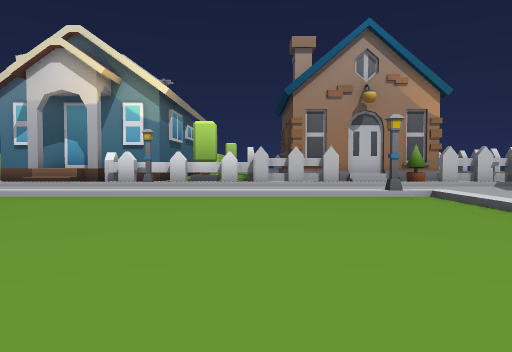
View 1 (above)

20 first-person views from a walk through a Unity game level. The camera is 1.3 m above the floor, tilts 2° down and sees 70° across. The floor is counted in squares, 2 m on a side. Each view is taken from the middle of a square. On the plan, view 1 faces up. The plan holds only what a view shows up to about 11 squares ahead; the rest is blank. The place goes on beyond the plan. The player is left out.

View 2
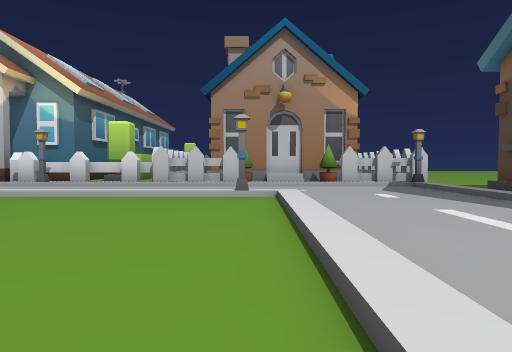

View 3
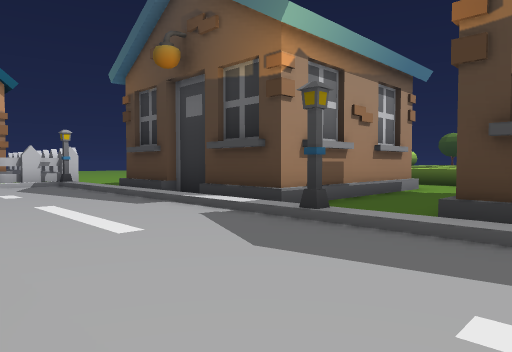

View 4
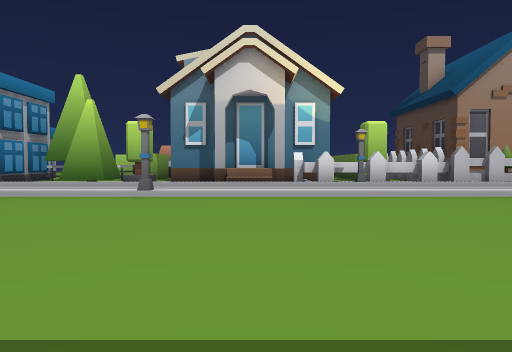

View 5
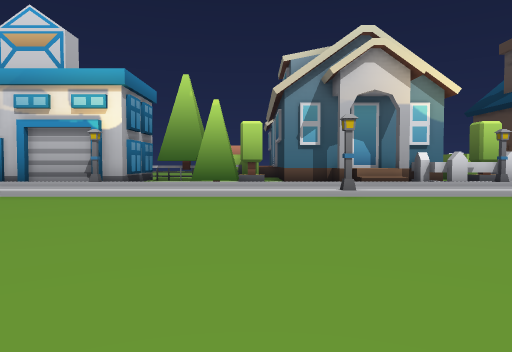

View 6
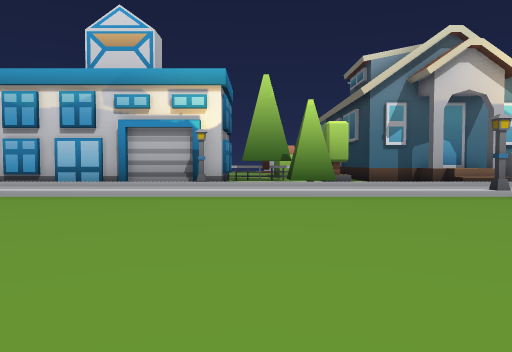

View 7
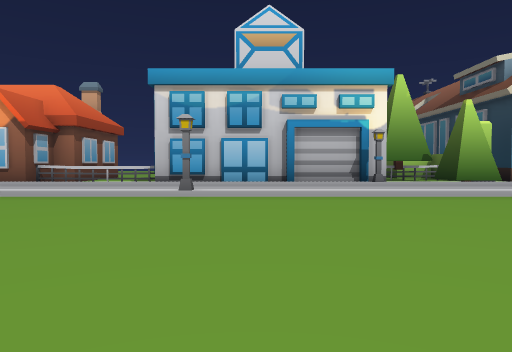

View 8
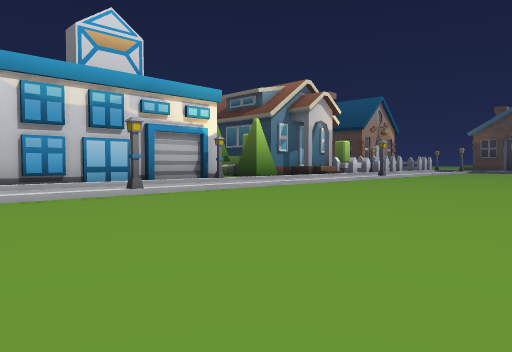

View 9
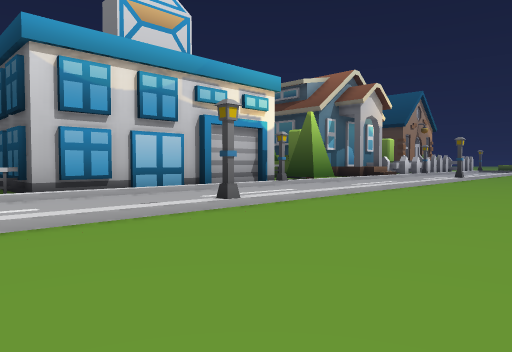

View 10
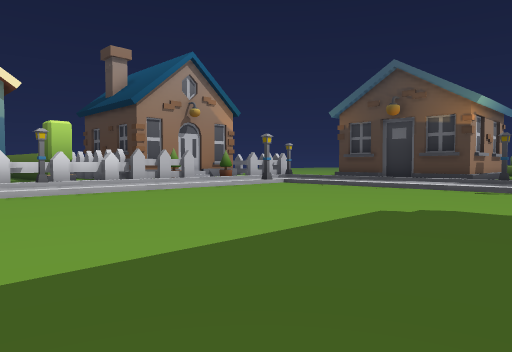

View 11
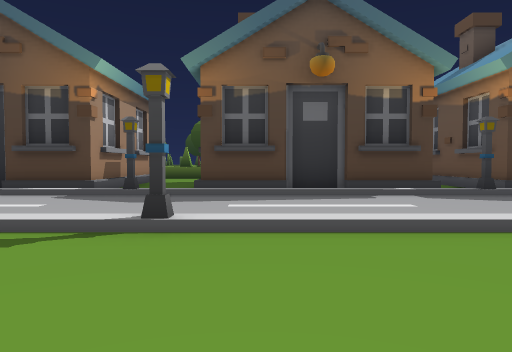

View 12
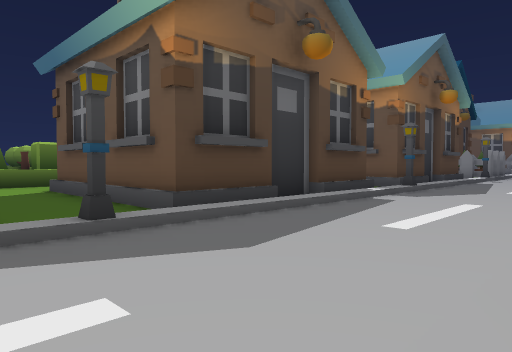

View 13
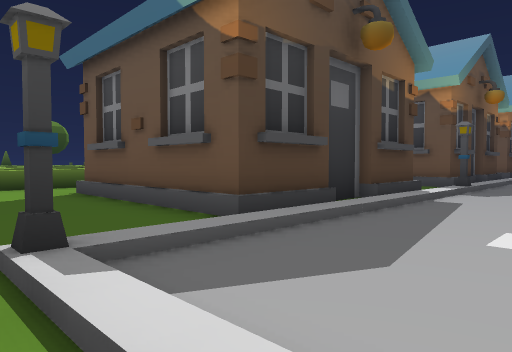

View 14
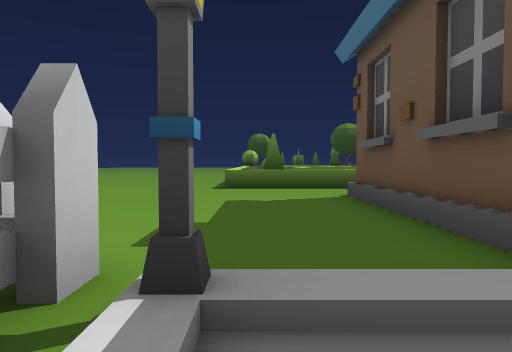

View 15
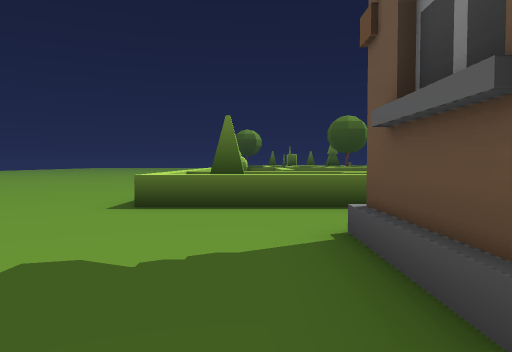

View 16
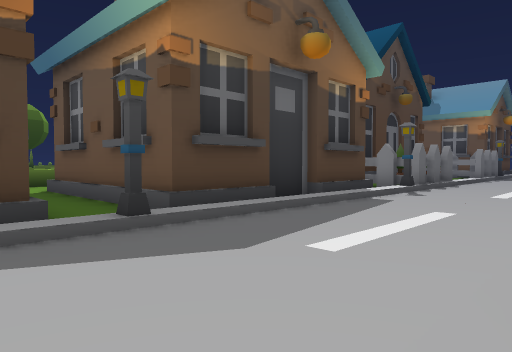

View 17
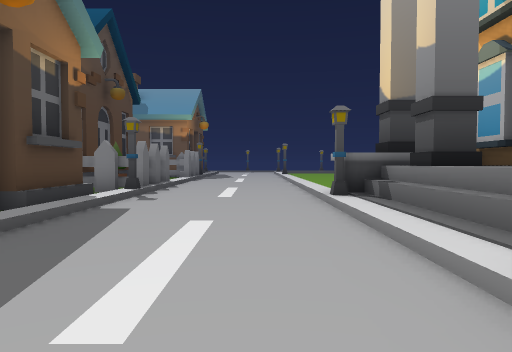

View 18
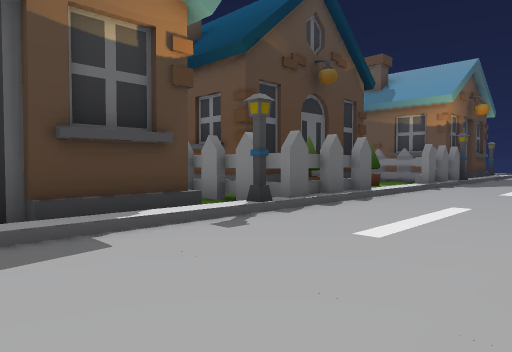

View 19
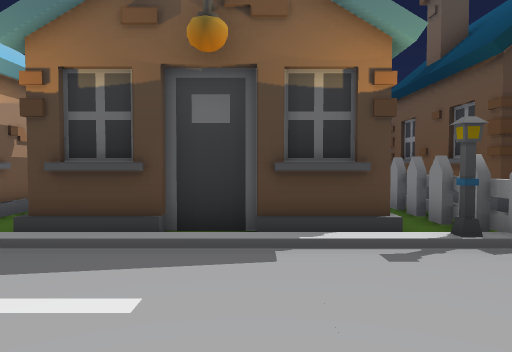

View 20
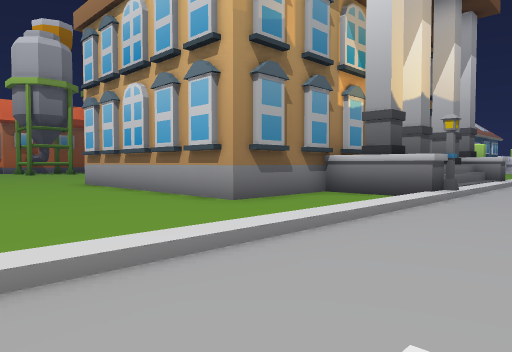

### Floor plan
Key: @ floor where view 1 was taken; # wall or solid block; x gap in a wall; . floor; / step, stairs or slope; = window, fence, low wall or low ledge; ^ raised ledge; H house; S streetlight.
Columns run from 23 left of view 1 to 17 right of it. Each row starts with its distance up from view 1.
 11   #######       // ^^^^HHH  .HHH.......^^
 10 ////////S///////////S//////////S.......^#
  9 .............................../.......^#
  8  .......                   ..../###H#..^
  7 ....S//////////S//////////S/.../#      ^^
  6 .........................../.../#
  5 .........................../.../#
  4 .........................../.../#
  3 .........................../.../###H#..^
  2 .........................../...S.......^
  1 ............... .........../.../.......^#
  0 .... .    .  .   ......@...S.../###H#..^
 -1                  ....  ..../.../#
 -2                         .../.../#
 -3                          ../.../#
 -4                            /.../
 -5                            /.../ ##H
 -6                           =/...S......
 -7                           //....###H#..^
 -8                           //....#
 -9                           //....#
-10                         # //....#
-11                         #//S....
-12                         #x^/....
-13                         #../...SHHH
-14                   #######../...H.
-15                   ........./...H.####
-16                  ........../....HH
-17                  ........../....
-18                      ....../....
-19                           ./...HHH

Where each view was taken, in squares from view 1:
view 1: 0 up, 0 right, facing up
view 2: 0 up, 3 right, facing up
view 3: 1 down, 4 right, facing up-right
view 4: 0 up, 6 left, facing up
view 5: 0 up, 10 left, facing up
view 6: 0 up, 13 left, facing up
view 7: 0 up, 18 left, facing up
view 8: 0 up, 23 left, facing up-right
view 9: 3 up, 23 left, facing up-right
view 10: 1 down, 6 left, facing up-right
view 11: 1 down, 0 right, facing right
view 12: 3 up, 4 right, facing down-right
view 13: 11 up, 5 right, facing down-right
view 14: 10 up, 6 right, facing right
view 15: 9 up, 10 right, facing right
view 16: 4 down, 4 right, facing down-right
view 17: 5 down, 5 right, facing down
view 18: 9 down, 4 right, facing down-right
view 19: 10 down, 3 right, facing right
view 20: 19 down, 6 right, facing up-left
